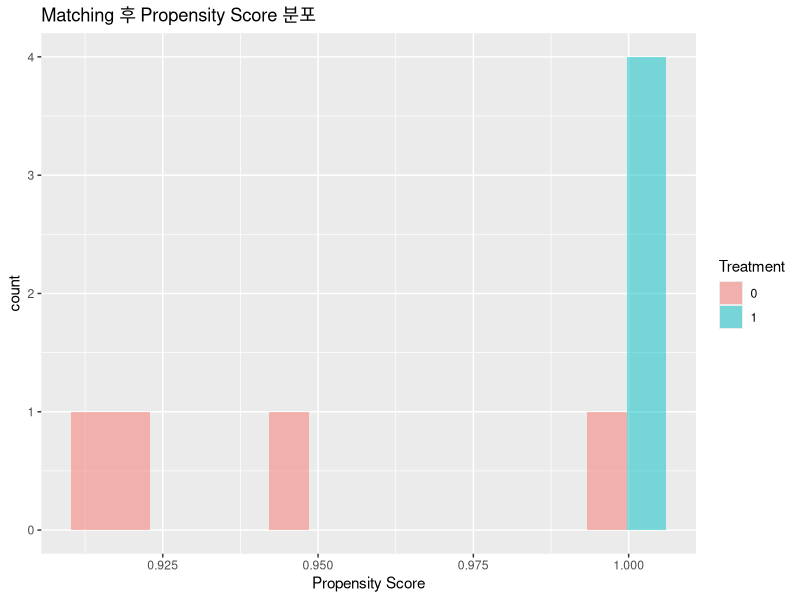

R code for this plot:
## ---- chunk 1
knitr::opts_chunk$set(
  echo = TRUE,
  warning = FALSE,
  message = FALSE
)
## ---- chunk 2
library(tidyverse)
library(MatchIt)
## ---- chunk 3
install.packages("tidyverse")
install.packages("MatchIt")
## ---- chunk 4
set.seed(123)

matching_data <- tibble(
  id = 1:200,
  age = round(rnorm(200, mean = 35, sd = 8)),
  education = round(rnorm(200, mean = 14, sd = 2)),
  prior_employment = rbinom(200, 1, 0.6)
)
## ---- chunk 5
matching_data <- matching_data %>%
  mutate(
    treatment_prob = plogis(
      -3 +
        0.05 * age +
        0.30 * education +
        0.80 * prior_employment
    ),
    treatment = rbinom(
      200,
      1,
      treatment_prob
    )
  )
## ---- chunk 6
matching_data <- matching_data %>%
  mutate(
    employed_prob = plogis(
      -3 +
        0.04 * age +
        0.35 * education +
        0.90 * prior_employment +
        0.70 * treatment
    ),
    employed = rbinom(
      200,
      1,
      employed_prob
    )
  )
## ---- chunk 7
head(matching_data)
## ---- chunk 8
table(matching_data$treatment)
## ---- chunk 9
matching_data %>%
  count(treatment)
## ---- chunk 10
matching_data %>%
  group_by(treatment) %>%
  summarise(
    employment_rate = mean(employed),
    .groups = "drop"
  )
## ---- chunk 11
matching_data %>%
  group_by(treatment) %>%
  summarise(
    mean_age = mean(age),
    mean_education = mean(education),
    prior_employment_rate = mean(prior_employment),
    .groups = "drop"
  )
## ---- chunk 12
m.out <- matchit(
  treatment ~ age + education + prior_employment,
  data = matching_data,
  method = "nearest"
)
## ---- chunk 13
m.out
## ---- chunk 14
summary(m.out)
## ---- chunk 15
matched_data <- match.data(m.out)

head(matched_data)
## ---- chunk 16
names(matched_data)
## ---- chunk 17
matching_data %>%
  count(treatment)
## ---- chunk 18
matched_data %>%
  count(treatment)
## ---- chunk 19
matching_data %>%
  group_by(treatment) %>%
  summarise(
    mean_age = mean(age),
    mean_education = mean(education),
    prior_employment_rate = mean(prior_employment),
    .groups = "drop"
  )
## ---- chunk 20
matched_data %>%
  group_by(treatment) %>%
  summarise(
    mean_age = mean(age),
    mean_education = mean(education),
    prior_employment_rate = mean(prior_employment),
    .groups = "drop"
  )
## ---- chunk 21
summary(m.out, standardize = TRUE)
## ---- chunk 22
matched_data %>%
  select(
    id,
    treatment,
    distance
  ) %>%
  head(10)
## ---- chunk 23
ggplot(
  matched_data,
  aes(
    x = distance,
    fill = factor(treatment)
  )
) +
  geom_histogram(
    bins = 15,
    alpha = 0.5,
    position = "identity"
  ) +
  labs(
    title = "Matching 후 Propensity Score 분포",
    x = "Propensity Score",
    fill = "Treatment"
  )
## ---- chunk 24
matched_data %>%
  group_by(treatment) %>%
  summarise(
    employment_rate = mean(employed),
    .groups = "drop"
  )
## ---- chunk 25
before_result <- matching_data %>%
  group_by(treatment) %>%
  summarise(
    employment_rate = mean(employed),
    .groups = "drop"
  )

before_result
## ---- chunk 26
after_result <- matched_data %>%
  group_by(treatment) %>%
  summarise(
    employment_rate = mean(employed),
    .groups = "drop"
  )

after_result
## ---- chunk 27
m.out <- matchit(
  treatment ~ age + education + prior_employment,
  data = matching_data,
  method = "nearest"
)
## ---- chunk 28
summary(m.out, standardize = TRUE)
## ---- chunk 29
matched_data <- match.data(m.out)
## ---- chunk 30
matched_data %>%
  group_by(treatment) %>%
  summarise(
    employment_rate = mean(employed),
    .groups = "drop"
  )
## ---- chunk 31
m.out <- matchit(
  treatment ~ age + education + prior_employment,
  data = matching_data,
  method = "nearest"
)
